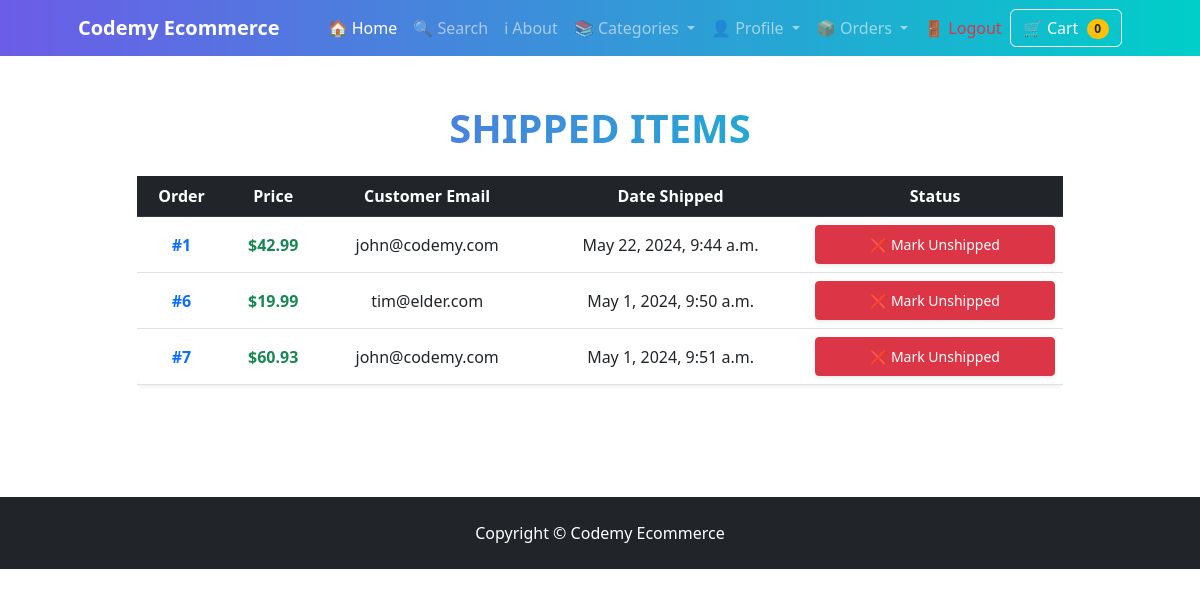
Page /payment/shipped_dash (signed in) on the earlier database version.
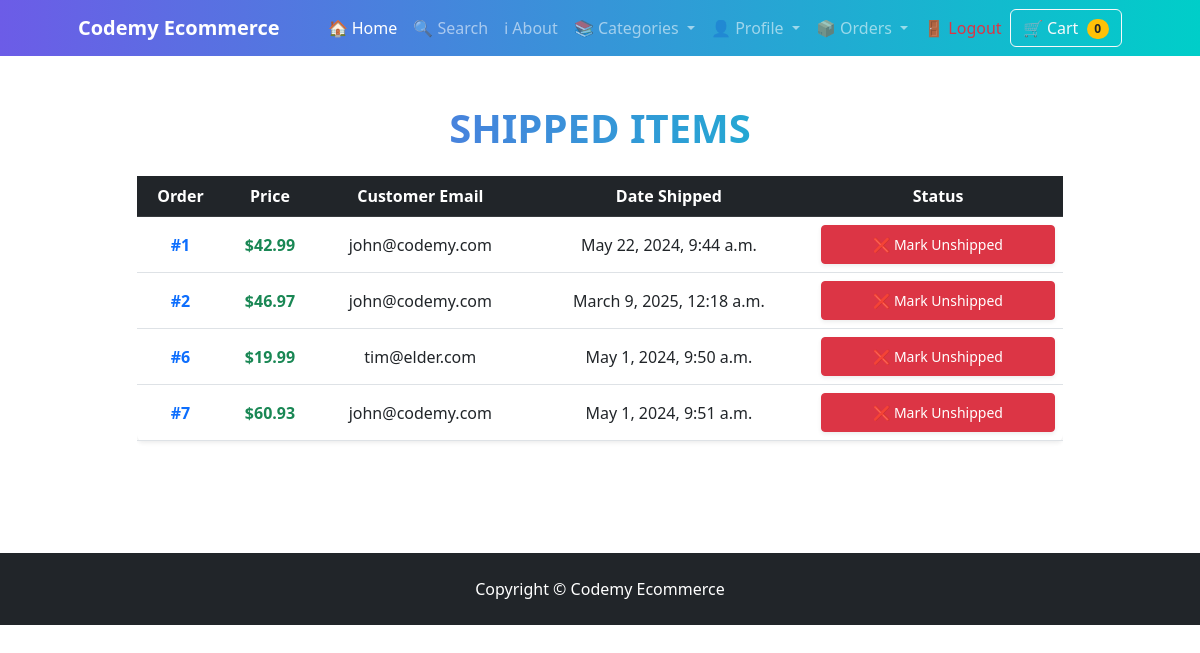
Same page on the later database version.
### payment/models.py (models this page shows, shortened)
class Order(models.Model):
	user = models.ForeignKey(User, on_delete=models.CASCADE, null=True, blank=True)
	full_name = models.CharField(max_length=250)
	email = models.EmailField(max_length=250)
	shipping_address = models.TextField(max_length=15000)
	amount_paid = models.DecimalField(max_digits=7, decimal_places=2)
	date_ordered = models.DateTimeField(auto_now_add=True)
	shipped = models.BooleanField(default=False)
	date_shipped = models.DateTimeField(blank=True, null=True)

### payment/views.py (the view, shortened to what this page needs)
# urls.py: path('shipped_dash', views.shipped_dash, name="shipped_dash"),
def shipped_dash(request):
	if request.user.is_authenticated and request.user.is_superuser:
		orders = Order.objects.filter(shipped=True)
		return render(request, "payment/shipped_dash.html", {"orders":orders})
	else:
		messages.success(request, "Access Denied")
		return redirect('home')

### cart/cart.py (called while the page is built)
	def __len__(self):
		return len(self.cart)

### cart/context_processors.py (called while the page is built)
def cart(request):
	return {'cart': Cart(request)}

### payment/templates/payment/shipped_dash.html (shortened to what this page needs)
{% extends 'base.html' %}
{% block content %}
<div class="container py-5">
    <div class="row justify-content-center">
        <div class="col-lg-10 col-md-12">
            <div class="text-center">
                <h3 class="mb-4 text-uppercase fw-bold"
                    style="background: linear-gradient(to right, #6C5CE7, #00CEC9);
                           -webkit-background-clip: text;
                           color: transparent;
                           font-size: clamp(1.5rem, 5vw, 2.5rem);">
                </h3>
            </div>
            <div class="table-responsive">
                <table class="table table-hover align-middle shadow-sm rounded">
                    <thead class="table-dark text-center">
                        <tr>
                            <th scope="col">Order</th>
                            <th scope="col">Price</th>
                            <th scope="col">Customer Email</th>
                            <th scope="col">Date Shipped</th>
                            <th scope="col">Status</th>
                        </tr>
                    </thead>
                    <tbody>
                        {% for item in orders %}
                        <tr class="text-center">
                            <td>
                                <a href="{% url 'orders' item.id %}"
                                   class="text-decoration-none fw-bold text-primary">
                                    #{{ item.id }}
                                </a>
                            </td>
                            <td class="fw-bold text-success">${{ item.amount_paid }}</td>
                            <td class="text-truncate" style="max-width: 150px;">
                                {{ item.email }}
                            </td>
                            <td>{{ item.date_shipped }}</td>
                            <td>
                                <form method="POST" class="d-inline">
                                    <button type="submit"
                                            class="btn btn-danger btn-sm px-3 py-2 shadow-sm w-100">
                                        ❌ Mark Unshipped
                                    </button>
                                </form>
                            </td>
                        </tr>
                        {% endfor %}
                    </tbody>
                </table>
            </div>
        </div>
    </div>
</div>
{% endblock %}

Differences in the rows shown:
now on this page (row edited): Order: id "2", amount_paid "46.97", email "john@codemy.com", date_shipped "March 9, 2025, 12:18 a.m."
